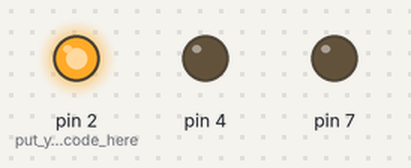
A sketch run on a simulated Arduino Uno, built with avr-gcc and run on an emulated ATmega328P. On the bench: output pins drawn as LEDs (lit = HIGH).

Above: at 0.5 s.
At 2.5 s:
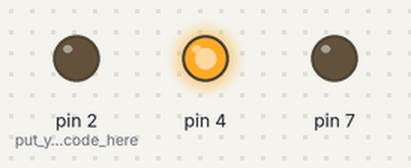
At 4.5 s:
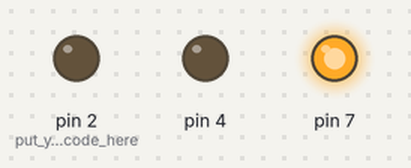
At 5.5 s:
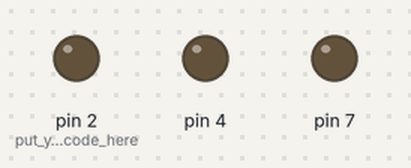
Timing chart, 0 to 7.8 s (numbered marks = the images above):
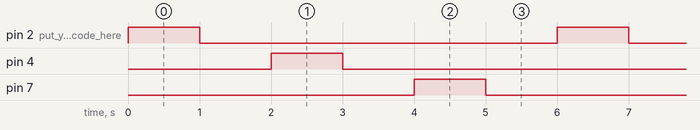

Measured:
- by itself, pin 2 (put_your_setup_code_here), pin 4, pin 7: alternates HIGH for 1.0 s and LOW for 5.0 s
- by itself, everything shown: repeats every 6.0 s, in 6 steps

The sketch:

traffic_lights.ino
```cpp
void setup() {
pinMode(2,OUTPUT);// put your setup code here, to run once:
pinMode(7,OUTPUT);
pinMode(4,OUTPUT);
}

void loop() {
  // put your main code here, to run repeatedly:
digitalWrite(2,HIGH); // red
delay(1000);
digitalWrite(2,LOW);
delay(1000);
digitalWrite(4,HIGH); // yellow
delay(1000);
digitalWrite(4,LOW);
delay(1000);
digitalWrite(7,HIGH); // green
delay(1000);
digitalWrite(7,LOW);
delay(1000);
}
```
